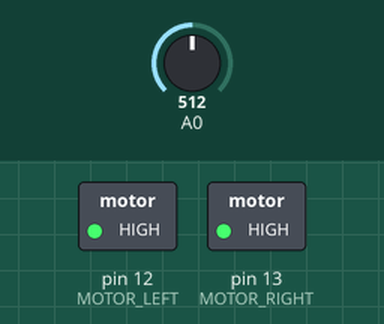
Simulated run of this sketch. Board: Arduino Uno, built with avr-gcc and run on an emulated ATmega328P. Shown: switched loads named in the sketch (green lamp = pin HIGH). The inputs (shaded band) are chosen by the test bench; at power-on: A0 = 512. Pins used as bus, display or sensor lines are not drawn.

Above: at 0.1 s.
Timing chart, 0 to 1.6 s (numbered marks = the images above):
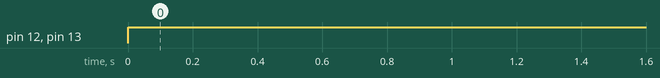

Measured:
- by itself, pin 12 (MOTOR_LEFT), pin 13 (MOTOR_RIGHT): LOW → HIGH at 0.00 s

The sketch:

LightBot.ino
```cpp
//Alex Fisher, Goldsmiths University
//ID 33498506

//These four pins are for the LDRs.
int FORWARD = 11;
int RIGHT = 10;
int LEFT = 9;
int UP = 8;

//This array will store the values each LDR gives each loop.
int LDR_values[4] = {0,0,0,0}; //forward,right,left,up (11,10,9,8)


//These two pins are for each motor. The buggy uses a floating third wheel, so turning both motors on means it will go forwards.
int MOTOR_LEFT = 12;
int MOTOR_RIGHT = 13;


//This variable is how often the buggy does one loop.
int move_delay = 200;

/*
 * This function is used to calculate the values for each LDR. Each LDR is connected to the same ground and analog pin, whilst having different positive pins.
 * The pins are turned on and off sequentially to read the value for each LDR. The values are then added to the array.
 */
void read_pins() {
  digitalWrite(FORWARD, HIGH);
  LDR_values[0] = analogRead(A0);
  digitalWrite(FORWARD, LOW);

  digitalWrite(RIGHT, HIGH);
  LDR_values[1] = analogRead(A0);
  digitalWrite(RIGHT, LOW);

  digitalWrite(LEFT, HIGH);
  LDR_values[2] = analogRead(A0);
  digitalWrite(LEFT, LOW);

  digitalWrite(UP, HIGH);
  LDR_values[3] = analogRead(A0);
  digitalWrite(UP, LOW);
}

/*
 * This function is used to return which LDR gave the highest value in the current loop. It is a simple max function. The function returns
 * the index of the highest value, which maps to the LDRs like so:
 * 0: FORWARD (pin 11)
 * 1: RIGHT (pin 10)
 * 2: LEFT (pin 9)
 * 3: UP (pin 8)
 */
int get_highest_pin() {
  int highest = 0;
  int highest_val = -1;

  for (int i = 0; i < 4; i++) {
    if (LDR_values[i] > highest_val) {
      highest_val = LDR_values[i];
      highest = i;
    }
  }

  return highest;
}

/*
 * This function uses the value given by the previous function to determine how to drive the motors for the current loop.
 * The buggy will aim toward the LDR with the highest value. Since there are only two motors, they have to be driven in a specific way.
 */
void drive(int highest_pin) {
  switch (highest_pin) {
    case 0:                         //If the buggy needs to go forwards, both motors are powered.
      analogWrite(MOTOR_LEFT, 255);
      analogWrite(MOTOR_RIGHT, 255);
      break;
    case 1:                         //If the buggy needs to go right, the left motor is powered only.
      analogWrite(MOTOR_LEFT, 255);
      analogWrite(MOTOR_RIGHT, 0);
      break;
    case 2:                         //If the buggy needs to go left, the right motor is powered only.
      analogWrite(MOTOR_LEFT, 0);
      analogWrite(MOTOR_RIGHT, 255);
      break;
    case 3:                         //In the case that the above LDR is the brightest, the buggy does not need to move, so neither motor is powered.
      analogWrite(MOTOR_LEFT, 0);
      analogWrite(MOTOR_RIGHT, 0);
      break;
  }
}

void setup() {
  //set all the required pins for output.
  pinMode(FORWARD, OUTPUT);
  pinMode(RIGHT,OUTPUT);
  pinMode(LEFT,OUTPUT);
  pinMode(UP,OUTPUT);

  pinMode(MOTOR_LEFT,OUTPUT);
  pinMode(MOTOR_RIGHT,OUTPUT);

}

void loop() {
  read_pins(); //Load the values for each LDR.
  drive(get_highest_pin()); //Drive the motors accordingly.
  delay(move_delay); //Delay for set amount.
}
```
